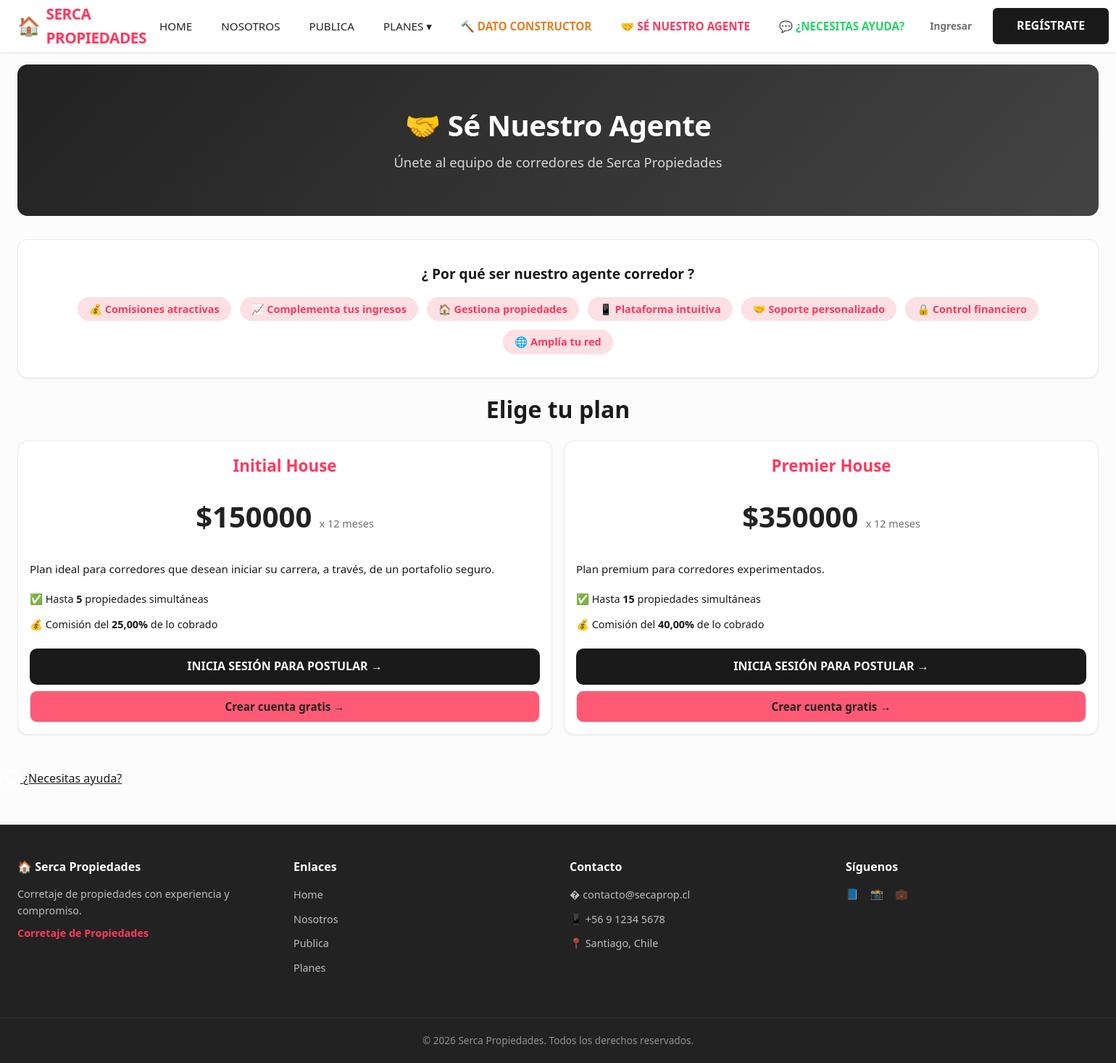
/se-nuestro-agente/, run on the app's committed database.
### a00seg/models.py (models this page shows, shortened)
class PlanSuscripcion(models.Model):
    TIPO_CHOICES = [
        ("corredor", "Corredor"),
        ("vendedor", "Vendedor (Usuario Base)"),
    ]
    nombre = models.CharField(max_length=50, verbose_name="Nombre del plan")
    tipo = models.CharField(max_length=20, choices=TIPO_CHOICES, default="corredor", verbose_name="Tipo de plan")
    precio = models.DecimalField(max_digits=10, decimal_places=2, verbose_name="Precio")
    duracion_meses = models.IntegerField(default=1, verbose_name="Duración (meses)")
    descripcion = models.TextField(blank=True, verbose_name="Descripción")
    activo = models.BooleanField(default=True, verbose_name="Activo")
    max_propiedades_simultaneas = models.PositiveSmallIntegerField(
        default=5, verbose_name="Máx. propiedades simultáneas"
    )
    comision_porcentaje = models.DecimalField(
        max_digits=5, decimal_places=2, default=60.00,
        verbose_name="Comisión (%)",
        help_text="Porcentaje de comisión que recibe el corredor"
    )
    class Meta:
        verbose_name = "Plan de suscripción"
        verbose_name_plural = "Planes de suscripción"

### a00seg/views.py (the view)
# urls.py: path('se-nuestro-agente/', views.se_nuestro_agente, name='se_nuestro_agente'),
def se_nuestro_agente(request):
    planes = PlanSuscripcion.objects.filter(tipo="corredor", activo=True)
    return render(request, "se_nuestro_agente.html", {"planes": planes})

### a00seg/context_processors.py (called while the page is built)
def site_info(request):
    context = {
        "site_name": "Serca Propiedades",
        "site_slogan": "Corretaje de Propiedades",
        "funcionarios": Funcionario.objects.filter(is_active=True),
    }
    if request.user.is_authenticated:
        context["cdc_no_leidos"] = Communication.objects.filter(
            recipient=request.user, is_read=False, is_deleted=False
        ).count()
    else:
        context["cdc_no_leidos"] = 0
    return context

### templates/se_nuestro_agente.html
{% extends "base.html" %}
{% block content %}
<div class="hero-modern">
    <h1>🤝 Sé Nuestro Agente</h1>
    <p>Únete al equipo de corredores de Serca Propiedades</p>
</div>
<div style="max-width:1500px;margin:0 auto;">
    <div class="card-modern" style="margin-bottom:24px;">
        <div class="card-modern-body" style="text-align:center;padding:32px;">
            <div style="font-size:1.2rem;font-weight:500;margin-bottom:8px;">
                <strong>¿ Por qué ser nuestro agente corredor ?</strong>
            </div>
            <div style="display:flex;flex-wrap:wrap;gap:12px;justify-content:center;margin-top:16px;">
                <span class="badge-modern badge-modern-primary" style="font-size:0.9rem;padding:8px 16px;">💰 Comisiones atractivas</span>
                <span class="badge-modern badge-modern-primary" style="font-size:0.9rem;padding:8px 16px;">📈 Complementa tus ingresos</span>
                <span class="badge-modern badge-modern-primary" style="font-size:0.9rem;padding:8px 16px;">🏠 Gestiona propiedades</span>
                <span class="badge-modern badge-modern-primary" style="font-size:0.9rem;padding:8px 16px;">📱 Plataforma intuitiva</span>
                <span class="badge-modern badge-modern-primary" style="font-size:0.9rem;padding:8px 16px;">🤝 Soporte personalizado</span>
                <span class="badge-modern badge-modern-primary" style="font-size:0.9rem;padding:8px 16px;">🔒 Control financiero</span>
                <span class="badge-modern badge-modern-primary" style="font-size:0.9rem;padding:8px 16px;">🌐 Amplía tu red</span>
            </div>
        </div>
    </div>
    <h2 style="text-align:center;margin-bottom:24px;font-weight:700;">Elige tu plan</h2>
    <div class="card-grid" style="grid-template-columns:repeat(auto-fit,minmax(300px,1fr));align-items:stretch;gap:16px;margin-bottom:32px;justify-content:center;">
        {% for plan in planes %}
        <div class="card-modern" style="text-align:center;display:flex;flex-direction:column;">
            <div class="card-modern-body" style="flex:1;display:flex;flex-direction:column;">
                <div style="font-size:1.4rem;font-weight:700;color:var(--ds-primary);margin-bottom:8px;">{{ plan.nombre }}</div>
                <div style="font-size:2.5rem;font-weight:800;color:var(--ds-text);margin:12px 0;">
                    ${{ plan.precio|floatformat:0 }}
                    <span style="font-size:0.9rem;font-weight:400;color:var(--ds-text-secondary);"> x {{ plan.duracion_meses }} meses</span>
                </div>
                <div style="margin:16px 0;text-align:left;flex:1;">
                    {% if plan.descripcion %}
                    <p style="margin-bottom:12px;font-size:0.95rem;">{{ plan.descripcion }}</p>
                    {% endif %}
                    <ul style="list-style:none;padding:0;margin:0;">
                        <li style="padding:6px 0;font-size:0.9rem;">
                            ✅ Hasta <strong>{{ plan.max_propiedades_simultaneas }}</strong> propiedades simultáneas
                        </li>
                        <li style="padding:6px 0;font-size:0.9rem;">
                            💰 Comisión del <strong>{{ plan.comision_porcentaje }}%</strong> de lo cobrado
                        </li>
                    </ul>
                </div>
                {% if user.is_authenticated %}
                <a href="{% url 'postular_corredor' plan.id %}" class="btn btn-primary btn-block" style="text-decoration:none;">
                    Postular a este plan →
                </a>
                {% else %}
                <a href="{% url 'login' %}?next={% url 'postular_corredor' plan.id %}" class="btn btn-primary btn-block" style="text-decoration:none;">
                    Inicia sesión para postular →
                </a>
                <a href="{% url 'registro' %}?next={% url 'postular_corredor' plan.id %}" class="btn btn-outline btn-block" style="text-decoration:none;margin-top:8px;">
                    Crear cuenta gratis →
                </a>
                {% endif %}
            </div>
        </div>
        {% empty %}
        <div class="empty-state-modern" style="grid-column:1/-1;">
            No hay planes disponibles para corredores en este momento. Vuelve pronto.
        </div>
        {% endfor %}
    </div>
</div>
{% endblock %}

### static/css/design-system.css (style rules this page uses)
:root { --ds-primary: #FF385C; --ds-primary-dark: #E31C5F; --ds-primary-light: #fce0e4; --ds-primary-hover: #FF5A75; --ds-text: #222222; --ds-text-secondary: #717171; --ds-text-muted: #999999; --ds-text-inverse: #FFFFFF; --ds-bg: #FFFFFF; --ds-bg-secondary: #F7F7F7; --ds-bg-tertiary: #F5F5F5; --ds-bg-hover: #F0F0F0; --ds-border: #DDDDDD; --ds-border-light: #EBEBEB; --ds-border-focus: var(--ds-primary); --ds-success: #34C759; --ds-success-hover: #28A745; --ds-warning: #FF9500; --ds-error: #FF3B30; --ds-error-hover: #DC3545; --ds-info: #007AFF; --ds-shadow-sm: 0 1px 2px rgba(0,0,0,0.08); --ds-shadow-md: 0 4px 12px rgba(0,0,0,0.1); --ds-shadow-lg: 0 8px 24px rgba(0,0,0,0.12); --ds-shadow-xl: 0 16px 48px rgba(0,0,0,0.15); --ds-radius-sm: 6px; --ds-radius-md: 10px; --ds-radius-lg: 14px; --ds-radius-xl: 18px; --ds-radius-pill: 9999px; --ds-font: -apple-system, BlinkMacSystemFont, 'Segoe UI', Roboto, 'Helvetica Neue', Arial, sans-serif; --ds-font-mono: 'SF Mono', Monaco, 'Cascadia Code', Consolas, monospace; --ds-space-1: 4px; --ds-space-2: 8px; --ds-space-3: 12px; --ds-space-4: 16px; --ds-space-5: 20px; --ds-space-6: 24px; --ds-space-8: 32px; --ds-space-10: 40px; --ds-space-12: 48px; --ds-space-16: 64px; --ds-transition-fast: 0.15s ease; --ds-transition-base: 0.25s ease; --ds-transition-slow: 0.35s ease; }
*, *::before, *::after { box-sizing: border-box; }
body { font-family: var(--ds-font); color: var(--ds-text); background: var(--ds-bg); -webkit-font-smoothing: antialiased; -moz-osx-font-smoothing: grayscale; line-height: 1.5; margin: 0; }
a { color: inherit; }
.btn { display: inline-flex; align-items: center; justify-content: center; gap: var(--ds-space-2); padding: 12px 24px; font-size: 0.95rem; font-weight: 600; line-height: 1.2; text-decoration: none; border: 1px solid transparent; border-radius: var(--ds-radius-md); cursor: pointer; transition: all var(--ds-transition-base); font-family: inherit; white-space: nowrap; user-select: none; }
.btn-primary { background: var(--ds-primary); color: var(--ds-text-inverse); border-color: var(--ds-primary); }
.btn-outline { background: var(--ds-primary-hover); color: var(--ds-text); border: 1px solid var(--ds-border); }
.btn-block { display: flex; width: 100%; }
.card-modern { background: var(--ds-bg); border: 1px solid var(--ds-border-light); border-radius: var(--ds-radius-lg); overflow: hidden; transition: all var(--ds-transition-base); box-shadow: var(--ds-shadow-sm); }
.card-modern-body { padding: var(--ds-space-4); }
.card-grid { display: grid; grid-template-columns: repeat(auto-fill, minmax(280px, 1fr)); gap: var(--ds-space-5); }
.badge-modern { display: inline-flex; align-items: center; gap: 4px; padding: 4px 12px; font-size: 0.75rem; font-weight: 600; border-radius: var(--ds-radius-pill); line-height: 1.2; white-space: nowrap; }
.badge-modern-primary { background: var(--ds-primary-light); color: var(--ds-primary); }
.hero-modern { background: linear-gradient(135deg, #222222 0%, #444444 100%); color: var(--ds-text-inverse); padding: 60px 40px; border-radius: var(--ds-radius-lg); margin-bottom: var(--ds-space-8); text-align: center; }
.hero-modern h1 { font-size: 2.5rem; font-weight: 700; margin: 0 0 var(--ds-space-3) 0; letter-spacing: -0.5px; }
.hero-modern p { font-size: 1.15rem; color: rgba(255,255,255,0.8); margin: 0; }

### static/css/style.css (style rules this page uses)
* { margin: 0; padding: 0; box-sizing: border-box; }
:root { --black: #1a1a1a; --white: #fcfcfc; --gray: #e8e8e8; --dark-gray: #555; --yellow: #ffd700; --red: #e74c3c; --green: #27ae60; --blue: #2980b9; --orange: #e67e22; --shadow: 6px 6px 0 rgba(0,0,0,0.15); --border: 3px solid var(--black); }
body { font-family: 'Segoe UI', 'Arial', sans-serif; background: var(--white); color: var(--black); line-height: 1.6; min-height: 100vh; display: flex; flex-direction: column; }
.btn-primary { padding: 12px 30px; background: var(--black); color: var(--white); border: 3px solid var(--black); font-weight: 900; font-size: 1rem; cursor: pointer; text-transform: uppercase; transition: all 0.2s; }

### data on the page
PlanSuscripcion: nombre "Initial House", precio "150000", duracion_meses "12", descripcion "Plan ideal para corredores que desean iniciar su carrera, a través, de un portafolio seguro.", max_propiedades_simultaneas "5", comision_porcentaje "25,00"
PlanSuscripcion: nombre "Premier House", precio "350000", duracion_meses "12", descripcion "Plan premium para corredores experimentados.", max_propiedades_simultaneas "15", comision_porcentaje "40,00"

### other printed values
{{ site_name }} "SERCA PROPIEDADES"
{{ site_name }} "Serca Propiedades"
{{ site_slogan }} "Corretaje de Propiedades"
